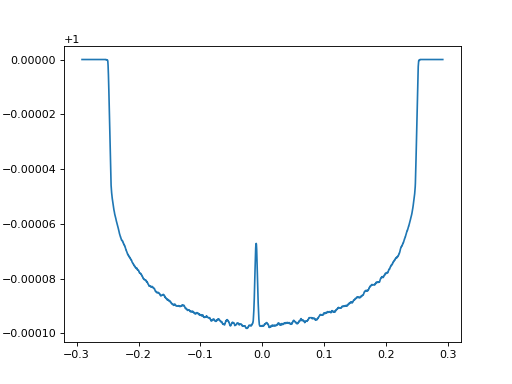

This figure's Python source:
import astropy.units as u
from astropy.constants import R_earth, R_sun
from sunpy.map import Map
from stash import simulate_lightcurve
import matplotlib.pyplot as plt

# Load image from the `fetch_and_plot_example.py` script
image = Map('data/hmi_ic_45s_2013_05_13_15_56_15_tai_continuum.fits').data

# Set up planet parameters
orbital_period = 365 * u.day
semimajor_axis = 1 * u.AU
impact_parameter = 0.2
R_planet = R_earth
R_star = R_sun

# Simulate a light curve for that system, return a `LightCurve` object
lc = simulate_lightcurve(image, orbital_period, semimajor_axis,
                         impact_parameter, R_planet, R_star)

# Plot the resulting light curve
lc.plot()

# Show me the plot!
plt.show()
